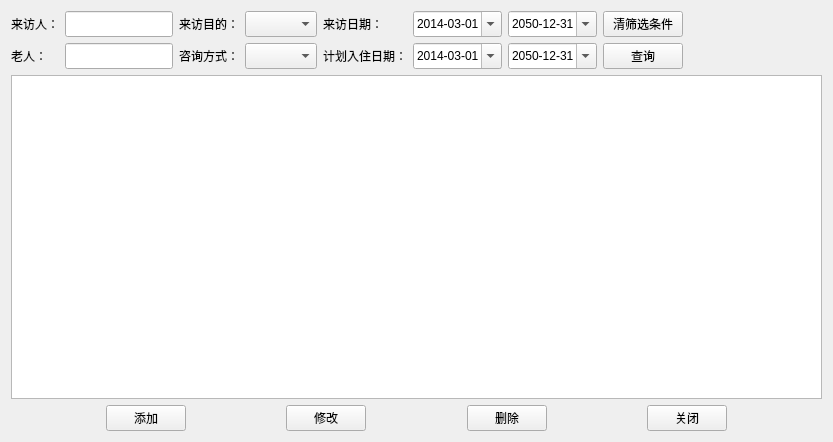
<?xml version="1.0" encoding="UTF-8"?>
<ui version="4.0">
 <class>VisitRecord</class>
 <widget class="QWidget" name="VisitRecord">
  <property name="geometry">
   <rect>
    <x>0</x>
    <y>0</y>
    <width>833</width>
    <height>442</height>
   </rect>
  </property>
  <property name="sizePolicy">
   <sizepolicy hsizetype="Expanding" vsizetype="Expanding">
    <horstretch>0</horstretch>
    <verstretch>0</verstretch>
   </sizepolicy>
  </property>
  <property name="windowTitle">
   <string>Form</string>
  </property>
  <layout class="QGridLayout" name="gridLayout">
   <item row="0" column="0">
    <layout class="QHBoxLayout" name="horizontalLayout_2">
     <item>
      <layout class="QHBoxLayout" name="horizontalLayout">
       <item>
        <layout class="QVBoxLayout" name="verticalLayout">
         <item>
          <widget class="QLabel" name="label">
           <property name="sizePolicy">
            <sizepolicy hsizetype="Preferred" vsizetype="Preferred">
             <horstretch>0</horstretch>
             <verstretch>0</verstretch>
            </sizepolicy>
           </property>
           <property name="text">
            <string>来访人：</string>
           </property>
          </widget>
         </item>
         <item>
          <widget class="QLabel" name="label_4">
           <property name="sizePolicy">
            <sizepolicy hsizetype="Preferred" vsizetype="Preferred">
             <horstretch>0</horstretch>
             <verstretch>0</verstretch>
            </sizepolicy>
           </property>
           <property name="text">
            <string>老人：</string>
           </property>
          </widget>
         </item>
        </layout>
       </item>
       <item>
        <layout class="QVBoxLayout" name="verticalLayout_2">
         <item>
          <widget class="QLineEdit" name="lineEdit_vistor">
           <property name="sizePolicy">
            <sizepolicy hsizetype="Preferred" vsizetype="Preferred">
             <horstretch>0</horstretch>
             <verstretch>0</verstretch>
            </sizepolicy>
           </property>
          </widget>
         </item>
         <item>
          <widget class="QLineEdit" name="lineEdit_elder">
           <property name="sizePolicy">
            <sizepolicy hsizetype="Preferred" vsizetype="Preferred">
             <horstretch>0</horstretch>
             <verstretch>0</verstretch>
            </sizepolicy>
           </property>
          </widget>
         </item>
        </layout>
       </item>
       <item>
        <layout class="QVBoxLayout" name="verticalLayout_3">
         <item>
          <widget class="QLabel" name="label_2">
           <property name="sizePolicy">
            <sizepolicy hsizetype="Preferred" vsizetype="Preferred">
             <horstretch>0</horstretch>
             <verstretch>0</verstretch>
            </sizepolicy>
           </property>
           <property name="text">
            <string>来访目的：</string>
           </property>
          </widget>
         </item>
         <item>
          <widget class="QLabel" name="label_5">
           <property name="sizePolicy">
            <sizepolicy hsizetype="Preferred" vsizetype="Preferred">
             <horstretch>0</horstretch>
             <verstretch>0</verstretch>
            </sizepolicy>
           </property>
           <property name="text">
            <string>咨询方式：</string>
           </property>
          </widget>
         </item>
        </layout>
       </item>
       <item>
        <layout class="QVBoxLayout" name="verticalLayout_4">
         <item>
          <widget class="QComboBox" name="combox_purpose">
           <property name="sizePolicy">
            <sizepolicy hsizetype="Preferred" vsizetype="Preferred">
             <horstretch>0</horstretch>
             <verstretch>0</verstretch>
            </sizepolicy>
           </property>
          </widget>
         </item>
         <item>
          <widget class="QComboBox" name="combox_mode">
           <property name="sizePolicy">
            <sizepolicy hsizetype="Preferred" vsizetype="Preferred">
             <horstretch>0</horstretch>
             <verstretch>0</verstretch>
            </sizepolicy>
           </property>
          </widget>
         </item>
        </layout>
       </item>
       <item>
        <layout class="QVBoxLayout" name="verticalLayout_5">
         <item>
          <widget class="QLabel" name="label_3">
           <property name="sizePolicy">
            <sizepolicy hsizetype="Preferred" vsizetype="Preferred">
             <horstretch>0</horstretch>
             <verstretch>0</verstretch>
            </sizepolicy>
           </property>
           <property name="text">
            <string>来访日期：</string>
           </property>
          </widget>
         </item>
         <item>
          <widget class="QLabel" name="label_6">
           <property name="sizePolicy">
            <sizepolicy hsizetype="Preferred" vsizetype="Preferred">
             <horstretch>0</horstretch>
             <verstretch>0</verstretch>
            </sizepolicy>
           </property>
           <property name="text">
            <string>计划入住日期：</string>
           </property>
          </widget>
         </item>
        </layout>
       </item>
       <item>
        <layout class="QVBoxLayout" name="verticalLayout_6">
         <item>
          <widget class="QDateEdit" name="dateEdit_visitStart">
           <property name="sizePolicy">
            <sizepolicy hsizetype="Preferred" vsizetype="Preferred">
             <horstretch>0</horstretch>
             <verstretch>0</verstretch>
            </sizepolicy>
           </property>
           <property name="contextMenuPolicy">
            <enum>Qt::DefaultContextMenu</enum>
           </property>
           <property name="dateTime">
            <datetime>
             <hour>0</hour>
             <minute>0</minute>
             <second>0</second>
             <year>2014</year>
             <month>3</month>
             <day>1</day>
            </datetime>
           </property>
           <property name="date">
            <date>
             <year>2014</year>
             <month>3</month>
             <day>1</day>
            </date>
           </property>
           <property name="maximumDateTime">
            <datetime>
             <hour>23</hour>
             <minute>59</minute>
             <second>59</second>
             <year>2050</year>
             <month>12</month>
             <day>31</day>
            </datetime>
           </property>
           <property name="minimumDateTime">
            <datetime>
             <hour>0</hour>
             <minute>0</minute>
             <second>0</second>
             <year>2014</year>
             <month>3</month>
             <day>1</day>
            </datetime>
           </property>
           <property name="displayFormat">
            <string>yyyy-MM-dd</string>
           </property>
           <property name="calendarPopup">
            <bool>true</bool>
           </property>
          </widget>
         </item>
         <item>
          <widget class="QDateEdit" name="dateEdit_resideStart">
           <property name="sizePolicy">
            <sizepolicy hsizetype="Preferred" vsizetype="Preferred">
             <horstretch>0</horstretch>
             <verstretch>0</verstretch>
            </sizepolicy>
           </property>
           <property name="dateTime">
            <datetime>
             <hour>0</hour>
             <minute>0</minute>
             <second>0</second>
             <year>2014</year>
             <month>3</month>
             <day>1</day>
            </datetime>
           </property>
           <property name="maximumDateTime">
            <datetime>
             <hour>23</hour>
             <minute>59</minute>
             <second>59</second>
             <year>2050</year>
             <month>12</month>
             <day>31</day>
            </datetime>
           </property>
           <property name="minimumDateTime">
            <datetime>
             <hour>0</hour>
             <minute>0</minute>
             <second>0</second>
             <year>2014</year>
             <month>3</month>
             <day>1</day>
            </datetime>
           </property>
           <property name="displayFormat">
            <string>yyyy-MM-dd</string>
           </property>
           <property name="calendarPopup">
            <bool>true</bool>
           </property>
          </widget>
         </item>
        </layout>
       </item>
       <item>
        <layout class="QVBoxLayout" name="verticalLayout_7">
         <item>
          <widget class="QDateEdit" name="dateEdit_visitEnd">
           <property name="sizePolicy">
            <sizepolicy hsizetype="Preferred" vsizetype="Preferred">
             <horstretch>0</horstretch>
             <verstretch>0</verstretch>
            </sizepolicy>
           </property>
           <property name="dateTime">
            <datetime>
             <hour>0</hour>
             <minute>0</minute>
             <second>0</second>
             <year>2050</year>
             <month>12</month>
             <day>31</day>
            </datetime>
           </property>
           <property name="maximumDateTime">
            <datetime>
             <hour>23</hour>
             <minute>59</minute>
             <second>59</second>
             <year>2050</year>
             <month>12</month>
             <day>31</day>
            </datetime>
           </property>
           <property name="minimumDateTime">
            <datetime>
             <hour>0</hour>
             <minute>0</minute>
             <second>0</second>
             <year>2014</year>
             <month>3</month>
             <day>1</day>
            </datetime>
           </property>
           <property name="displayFormat">
            <string>yyyy-MM-dd</string>
           </property>
           <property name="calendarPopup">
            <bool>true</bool>
           </property>
          </widget>
         </item>
         <item>
          <widget class="QDateEdit" name="dateEdit_resideEnd">
           <property name="sizePolicy">
            <sizepolicy hsizetype="Preferred" vsizetype="Preferred">
             <horstretch>0</horstretch>
             <verstretch>0</verstretch>
            </sizepolicy>
           </property>
           <property name="dateTime">
            <datetime>
             <hour>0</hour>
             <minute>0</minute>
             <second>0</second>
             <year>2050</year>
             <month>12</month>
             <day>31</day>
            </datetime>
           </property>
           <property name="maximumDateTime">
            <datetime>
             <hour>23</hour>
             <minute>59</minute>
             <second>59</second>
             <year>2050</year>
             <month>12</month>
             <day>31</day>
            </datetime>
           </property>
           <property name="minimumDateTime">
            <datetime>
             <hour>0</hour>
             <minute>0</minute>
             <second>0</second>
             <year>2014</year>
             <month>3</month>
             <day>1</day>
            </datetime>
           </property>
           <property name="displayFormat">
            <string>yyyy-MM-dd</string>
           </property>
           <property name="calendarPopup">
            <bool>true</bool>
           </property>
          </widget>
         </item>
        </layout>
       </item>
       <item>
        <layout class="QVBoxLayout" name="verticalLayout_8">
         <item>
          <widget class="QPushButton" name="btn_clear">
           <property name="sizePolicy">
            <sizepolicy hsizetype="Preferred" vsizetype="Preferred">
             <horstretch>0</horstretch>
             <verstretch>0</verstretch>
            </sizepolicy>
           </property>
           <property name="text">
            <string>清筛选条件</string>
           </property>
          </widget>
         </item>
         <item>
          <widget class="QPushButton" name="btn_search">
           <property name="sizePolicy">
            <sizepolicy hsizetype="Preferred" vsizetype="Preferred">
             <horstretch>0</horstretch>
             <verstretch>0</verstretch>
            </sizepolicy>
           </property>
           <property name="text">
            <string>查询</string>
           </property>
          </widget>
         </item>
        </layout>
       </item>
      </layout>
     </item>
     <item>
      <spacer name="horizontalSpacer">
       <property name="orientation">
        <enum>Qt::Horizontal</enum>
       </property>
       <property name="sizeHint" stdset="0">
        <size>
         <width>40</width>
         <height>20</height>
        </size>
       </property>
      </spacer>
     </item>
    </layout>
   </item>
   <item row="1" column="0">
    <widget class="QTableView" name="tableView">
     <property name="sizePolicy">
      <sizepolicy hsizetype="Expanding" vsizetype="Expanding">
       <horstretch>0</horstretch>
       <verstretch>0</verstretch>
      </sizepolicy>
     </property>
     <property name="sortingEnabled">
      <bool>true</bool>
     </property>
     <attribute name="horizontalHeaderCascadingSectionResizes">
      <bool>true</bool>
     </attribute>
     <attribute name="horizontalHeaderStretchLastSection">
      <bool>false</bool>
     </attribute>
    </widget>
   </item>
   <item row="2" column="0">
    <layout class="QHBoxLayout" name="horizontalLayout_3">
     <item>
      <spacer name="horizontalSpacer_5">
       <property name="orientation">
        <enum>Qt::Horizontal</enum>
       </property>
       <property name="sizeHint" stdset="0">
        <size>
         <width>40</width>
         <height>20</height>
        </size>
       </property>
      </spacer>
     </item>
     <item>
      <widget class="QPushButton" name="btn_add_record">
       <property name="sizePolicy">
        <sizepolicy hsizetype="Preferred" vsizetype="Preferred">
         <horstretch>0</horstretch>
         <verstretch>0</verstretch>
        </sizepolicy>
       </property>
       <property name="text">
        <string>添加</string>
       </property>
      </widget>
     </item>
     <item>
      <spacer name="horizontalSpacer_2">
       <property name="orientation">
        <enum>Qt::Horizontal</enum>
       </property>
       <property name="sizeHint" stdset="0">
        <size>
         <width>40</width>
         <height>20</height>
        </size>
       </property>
      </spacer>
     </item>
     <item>
      <widget class="QPushButton" name="btn_change_record">
       <property name="sizePolicy">
        <sizepolicy hsizetype="Preferred" vsizetype="Preferred">
         <horstretch>0</horstretch>
         <verstretch>0</verstretch>
        </sizepolicy>
       </property>
       <property name="text">
        <string>修改</string>
       </property>
      </widget>
     </item>
     <item>
      <spacer name="horizontalSpacer_3">
       <property name="orientation">
        <enum>Qt::Horizontal</enum>
       </property>
       <property name="sizeHint" stdset="0">
        <size>
         <width>40</width>
         <height>20</height>
        </size>
       </property>
      </spacer>
     </item>
     <item>
      <widget class="QPushButton" name="btn_delete_record">
       <property name="sizePolicy">
        <sizepolicy hsizetype="Preferred" vsizetype="Preferred">
         <horstretch>0</horstretch>
         <verstretch>0</verstretch>
        </sizepolicy>
       </property>
       <property name="text">
        <string>删除</string>
       </property>
      </widget>
     </item>
     <item>
      <spacer name="horizontalSpacer_4">
       <property name="orientation">
        <enum>Qt::Horizontal</enum>
       </property>
       <property name="sizeHint" stdset="0">
        <size>
         <width>40</width>
         <height>20</height>
        </size>
       </property>
      </spacer>
     </item>
     <item>
      <widget class="QPushButton" name="btn_close">
       <property name="sizePolicy">
        <sizepolicy hsizetype="Preferred" vsizetype="Preferred">
         <horstretch>0</horstretch>
         <verstretch>0</verstretch>
        </sizepolicy>
       </property>
       <property name="text">
        <string>关闭</string>
       </property>
      </widget>
     </item>
     <item>
      <spacer name="horizontalSpacer_6">
       <property name="orientation">
        <enum>Qt::Horizontal</enum>
       </property>
       <property name="sizeHint" stdset="0">
        <size>
         <width>40</width>
         <height>20</height>
        </size>
       </property>
      </spacer>
     </item>
    </layout>
   </item>
  </layout>
 </widget>
 <resources/>
 <connections/>
</ui>
